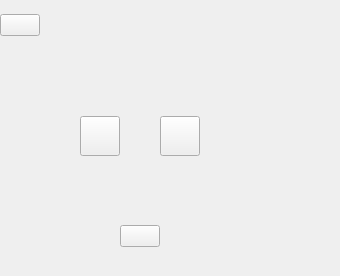
      <widget class="QWidget" name="level1">
       <layout class="QGridLayout" name="gridLayout_9">
        <property name="leftMargin">
         <number>0</number>
        </property>
        <property name="topMargin">
         <number>0</number>
        </property>
        <property name="rightMargin">
         <number>0</number>
        </property>
        <property name="bottomMargin">
         <number>0</number>
        </property>
        <property name="spacing">
         <number>0</number>
        </property>
        <item row="4" column="0">
         <spacer name="verticalSpacer_33">
          <property name="orientation">
           <enum>Qt::Vertical</enum>
          </property>
          <property name="sizeHint" stdset="0">
           <size>
            <width>20</width>
            <height>40</height>
           </size>
          </property>
         </spacer>
        </item>
        <item row="7" column="0">
         <spacer name="verticalSpacer_36">
          <property name="orientation">
           <enum>Qt::Vertical</enum>
          </property>
          <property name="sizeHint" stdset="0">
           <size>
            <width>20</width>
            <height>40</height>
           </size>
          </property>
         </spacer>
        </item>
        <item row="1" column="8">
         <spacer name="level1HorizontalSpacer">
          <property name="orientation">
           <enum>Qt::Horizontal</enum>
          </property>
          <property name="sizeType">
           <enum>QSizePolicy::Fixed</enum>
          </property>
          <property name="sizeHint" stdset="0">
           <size>
            <width>100</width>
            <height>20</height>
           </size>
          </property>
         </spacer>
        </item>
        <item row="0" column="0" colspan="9">
         <widget class="QLabel" name="level1Logo">
          <property name="sizePolicy">
           <sizepolicy hsizetype="Preferred" vsizetype="Preferred">
            <horstretch>0</horstretch>
            <verstretch>0</verstretch>
           </sizepolicy>
          </property>
          <property name="minimumSize">
           <size>
            <width>0</width>
            <height>0</height>
           </size>
          </property>
          <property name="maximumSize">
           <size>
            <width>16777215</width>
            <height>16777215</height>
           </size>
          </property>
          <property name="text">
           <string/>
          </property>
         </widget>
        </item>
        <item row="1" column="6" colspan="2">
         <spacer name="horizontalSpacer_7">
          <property name="orientation">
           <enum>Qt::Horizontal</enum>
          </property>
          <property name="sizeHint" stdset="0">
           <size>
            <width>40</width>
            <height>20</height>
           </size>
          </property>
         </spacer>
        </item>
        <item row="7" column="1">
         <spacer name="horizontalSpacer_10">
          <property name="orientation">
           <enum>Qt::Horizontal</enum>
          </property>
          <property name="sizeHint" stdset="0">
           <size>
            <width>40</width>
            <height>20</height>
           </size>
          </property>
         </spacer>
        </item>
        <item row="7" column="7">
         <spacer name="horizontalSpacer_33">
          <property name="orientation">
           <enum>Qt::Horizontal</enum>
          </property>
          <property name="sizeHint" stdset="0">
           <size>
            <width>40</width>
            <height>20</height>
           </size>
          </property>
         </spacer>
        </item>
        <item row="2" column="4">
         <widget class="QLabel" name="level1Star2">
          <property name="text">
           <string/>
          </property>
         </widget>
        </item>
        <item row="2" column="3">
         <widget class="QLabel" name="level1Star1">
          <property name="text">
           <string/>
          </property>
         </widget>
        </item>
        <item row="1" column="1" colspan="2">
         <spacer name="horizontalSpacer_6">
          <property name="orientation">
           <enum>Qt::Horizontal</enum>
          </property>
          <property name="sizeHint" stdset="0">
           <size>
            <width>40</width>
            <height>20</height>
           </size>
          </property>
         </spacer>
        </item>
        <item row="2" column="5">
         <widget class="QLabel" name="level1Star3">
          <property name="text">
           <string/>
          </property>
         </widget>
        </item>
        <item row="2" column="0">
         <spacer name="verticalSpacer_31">
          <property name="orientation">
           <enum>Qt::Vertical</enum>
          </property>
          <property name="sizeHint" stdset="0">
           <size>
            <width>20</width>
            <height>40</height>
           </size>
          </property>
         </spacer>
        </item>
        <item row="1" column="0">
         <widget class="QPushButton" name="level1_2Main">
          <property name="text">
           <string/>
          </property>
         </widget>
        </item>
        <item row="5" column="0">
         <spacer name="verticalSpacer_34">
          <property name="orientation">
           <enum>Qt::Vertical</enum>
          </property>
          <property name="sizeHint" stdset="0">
           <size>
            <width>20</width>
            <height>40</height>
           </size>
          </property>
         </spacer>
        </item>
        <item row="6" column="0">
         <spacer name="verticalSpacer_35">
          <property name="orientation">
           <enum>Qt::Vertical</enum>
          </property>
          <property name="sizeHint" stdset="0">
           <size>
            <width>20</width>
            <height>40</height>
           </size>
          </property>
         </spacer>
        </item>
        <item row="3" column="0">
         <spacer name="verticalSpacer_32">
          <property name="orientation">
           <enum>Qt::Vertical</enum>
          </property>
          <property name="sizeHint" stdset="0">
           <size>
            <width>20</width>
            <height>40</height>
           </size>
          </property>
         </spacer>
        </item>
        <item row="3" column="3" rowspan="3" colspan="3">
         <widget class="QLabel" name="level1Trackpic">
          <property name="text">
           <string/>
          </property>
         </widget>
        </item>
        <item row="1" column="3" colspan="3">
         <widget class="QLabel" name="level1Trackname">
          <property name="text">
           <string/>
          </property>
         </widget>
        </item>
        <item row="4" column="6">
         <widget class="QPushButton" name="level1_2Right">
          <property name="sizePolicy">
           <sizepolicy hsizetype="Expanding" vsizetype="Preferred">
            <horstretch>0</horstretch>
            <verstretch>0</verstretch>
           </sizepolicy>
          </property>
          <property name="text">
           <string/>
          </property>
         </widget>
        </item>
        <item row="4" column="2">
         <widget class="QPushButton" name="level1_2Left">
          <property name="sizePolicy">
           <sizepolicy hsizetype="Expanding" vsizetype="Preferred">
            <horstretch>0</horstretch>
            <verstretch>0</verstretch>
           </sizepolicy>
          </property>
          <property name="text">
           <string/>
          </property>
         </widget>
        </item>
        <item row="6" column="3" rowspan="2" colspan="3">
         <widget class="QPushButton" name="level1_2Play">
          <property name="text">
           <string/>
          </property>
         </widget>
        </item>
       </layout>
      </widget>
